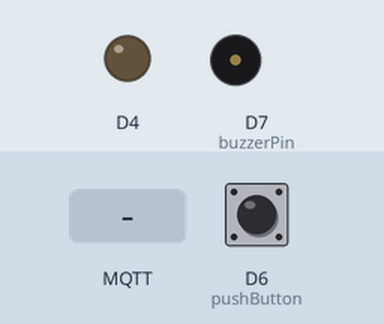
The sketch below on a simulated ESP8266 (NodeMCU). Parts: output pins drawn as LEDs (lit = HIGH), buzzer (waves = sounding, pin HIGH). Inputs (shaded band) come from the test bench; at power-on: D6 (pushButton) HIGH. WiFi joins after 1.5 s; servers stay silent unless stated; random numbers use the default seed unless the sketch sets one; no MQTT or app messages arrive unless stated; what the sketch prints to the serial monitor is not drawn.

Above: at 2.7 s.
2.8 s: MQTT message "0" arrives on the first subscribed topic
At 3.7 s:
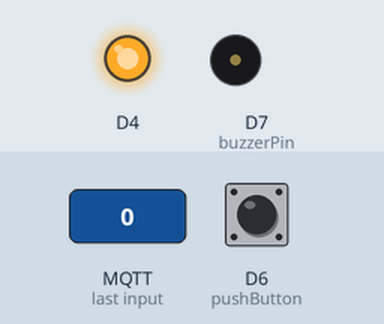
4.3 s: D6 (pushButton) pulled LOW for 0.15 s
At 4.8 s:
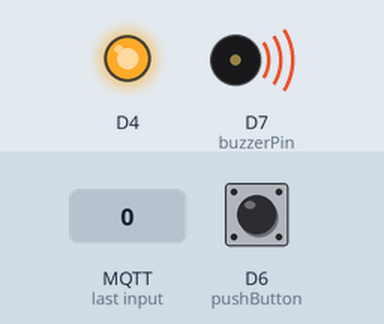
7.4 s: MQTT message "1" arrives on the first subscribed topic
At 7.8 s:
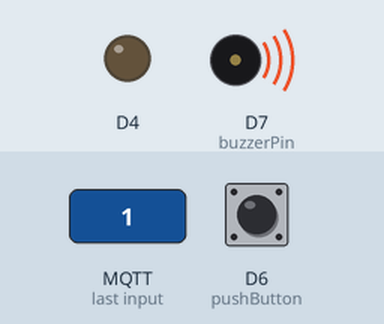
9.5 s: MQTT message "2" arrives on the first subscribed topic
At 9.9 s:
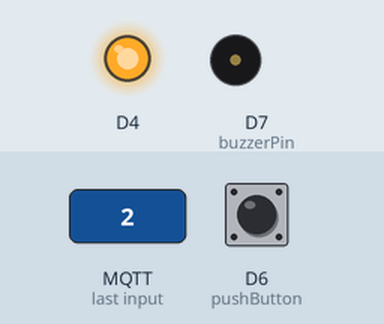
11.0 s: D6 (pushButton) pulled LOW for 1 s
At 12.3 s:
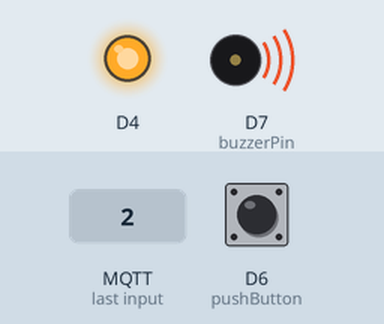
Timing chart, 0 to 15.5 s (numbered marks = the images above; inputs shaded):
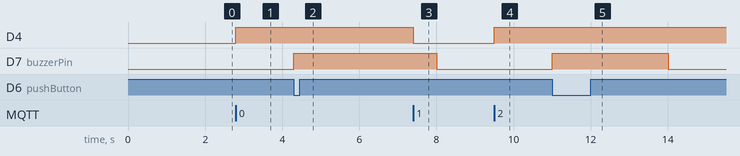

The sketch:

Buzzer_Firmware.ino
```cpp
/*
 Buzzer Firmware

 It connects to an MQTT server then:
  - publishes "number_macAddress" to the topic "SmartBuzzer/b" every two seconds
  - subscribes to the topic "SmartBuzzer/config", printing out any messages
    it receives. NB - it assumes the received payloads are strings not binary
  - If the first character of the topic "SmartBuzzer/conf" is an 1, switch ON the ESP Led,
    else switch it off
 It will reconnect to the server if the connection is lost using a blocking
 reconnect function. See the 'mqtt_reconnect_nonblocking' example for how to
 achieve the same result without blocking the main loop.
 To install the ESP8266 board, (using Arduino 1.6.4+):
  - Add the following 3rd party board manager under "File -> Preferences -> Additional Boards Manager URLs":
       http://arduino.esp8266.com/stable/package_esp8266com_index.json
  - Open the "Tools -> Board -> Board Manager" and click install for the ESP8266"
  - Select your ESP8266 in "Tools -> Board"
*/

#include <ESP8266WiFi.h>
#include <PubSubClient.h>
#include "SoftwareStack.h"

// Update these with values suitable for your network.

const char* ssid = "WiFi Name";
const char* password = "WiFi Password";
const char* mqtt_server = "broker.hivemq.com";
String buttonID="b1";

SoftwareStack ss;
WiFiClient espClient;
PubSubClient client(espClient);
unsigned long lastMsg = 0;
#define MSG_BUFFER_SIZE	(50)
char msg[MSG_BUFFER_SIZE];
int value = 0;
String macAddress="";
int pushButton=D6;
int buzzerPin=D7;
int buzzerPlay=0;
int btnCount=0;
void setup_wifi() {

  delay(10);
  pinMode(pushButton,INPUT);
  pinMode(buzzerPin,OUTPUT);
  digitalWrite(buzzerPin,LOW);
  // We start by connecting to a WiFi network
  Serial.println();
  Serial.print("Connecting to ");
  Serial.println(ssid);

  WiFi.mode(WIFI_STA);
  WiFi.begin(ssid, password);
  macAddress=String(WiFi.macAddress());

  while (WiFi.status() != WL_CONNECTED) {
    delay(500);
    Serial.print(".");
  }

  randomSeed(micros());

  Serial.println("");
  Serial.println("WiFi connected");
  Serial.println("IP address: ");
  Serial.println(WiFi.localIP());
}

void callback(char* topic, byte* payload, unsigned int length) {
  Serial.print("Message arrived [");
  Serial.print(topic);
  Serial.print("] ");
  String pl="";
  for (int i = 0; i < length; i++) {
    Serial.print((char)payload[i]);
    pl=pl+String(payload[i]);
  }
  Serial.println();

  // Switch on the LED if an 1 was received as first character
  if ((char)payload[0] == '1') {
    digitalWrite(BUILTIN_LED, LOW);   // Turn the LED on (Note that LOW is the voltage level
    // but actually the LED is on; this is because
    // it is active low on the ESP-01)
  } else {
    digitalWrite(BUILTIN_LED, HIGH);  // Turn the LED off by making the voltage HIGH
  }
   if(String(topic)==String("SmartBuzzer/config")){
    if(String(pl)==String("reset")){
      btnCount=0;
    }
  }

}

void reconnect() {
  // Loop until we're reconnected
  while (!client.connected()) {
    Serial.print("Attempting MQTT connection...");
    // Create a random client ID
    String clientId = "SBuzzer-"+macAddress;
    clientId += String(random(0xffff), HEX);
    // Attempt to connect
    if (client.connect(clientId.c_str())) {
      Serial.println("connected");
      // Once connected, publish an announcement...
      client.publish("outTopic", "hello world");
      // ... and resubscribe
      client.subscribe("SmartBuzzer/config");
    } else {
      Serial.print("failed, rc=");
      Serial.print(client.state());
      Serial.println(" try again in 5 seconds");
      // Wait 5 seconds before retrying
      delay(5000);
    }
  }
}

void setup() {
  pinMode(BUILTIN_LED, OUTPUT);     // Initialize the BUILTIN_LED pin as an output
  Serial.begin(115200);
  setup_wifi();
  client.setServer(mqtt_server, 1883);
  client.setCallback(callback);
}
String val="";
String topicName="SmartBuzzer/device/"+buttonID;

void loop() {

  if (!client.connected()) {
    reconnect();
  }
  client.loop();
  if(digitalRead(pushButton)==0){
    btnCount++;
    val=String(btnCount);
    client.publish(topicName.c_str(), val.c_str());
    digitalWrite(buzzerPin, 1);
    buzzerPlay=1;
  }
  unsigned long now = millis();
  if (now - lastMsg > 2000) {
    if(buzzerPlay==1){
      buzzerPlay=2;
    }
    else if(buzzerPlay==2){
      buzzerPlay=0;
      digitalWrite(buzzerPin, 0);//stop the buzzer
    }

    lastMsg = now;
    ++value;
    // val=String(value)+String("_")+macAddress;
    // //snprintf (msg, MSG_BUFFER_SIZE, "hello world #%ld", value);
    // Serial.print("Publish message: ");
    // Serial.println(val);
    // client.publish(topicName.c_str(), val.c_str());
  }
}
```

SoftwareStack.h
```cpp
//Software Stack

class SoftwareStack{
    public:
    #define DebugPrint(x) Serial.println(x)


    String StringSeparator(String data, char separator, int index);
    char * StrToCharArray(String data);


    private:
      //  String configs="";
      char buf[100];

};


char * SoftwareStack::StrToCharArray(String data){
      data.toCharArray(this->buf, data.length()+1);
      return this->buf;
}

String SoftwareStack::StringSeparator(String data, char separator, int index)
{

  int found = 0;
  int strIndex[] = {0, -1};
  int maxIndex = data.length()-1;

  for(int i=0; i<=maxIndex && found<=index; i++){
    if(data.charAt(i)==separator || i==maxIndex){
        found++;
        strIndex[0] = strIndex[1]+1;
        strIndex[1] = (i == maxIndex) ? i+1 : i;
    }
  }

  return found>index ? data.substring(strIndex[0], strIndex[1]) : "";

}
```

Measured:
- after the input at 2.8 s, D4: LOW → HIGH at once
- after the input at 4.3 s, D7 (buzzerPin): LOW → HIGH at once
- after the input at 7.4 s, D4: HIGH → LOW at once
- after the input at 9.5 s, D4: LOW → HIGH at once
- after the input at 11.0 s, D7 (buzzerPin): LOW → HIGH at once, → LOW 3.0 s later
